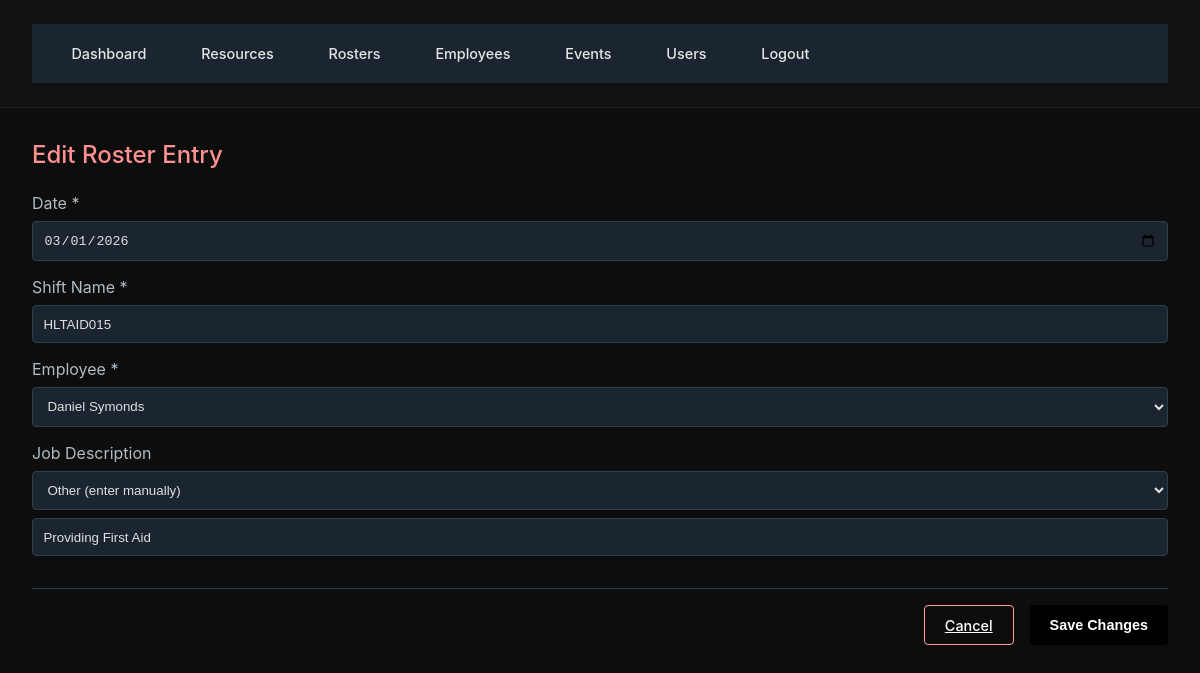
Before: /rosters/1/edit (signed in) with the older database file.
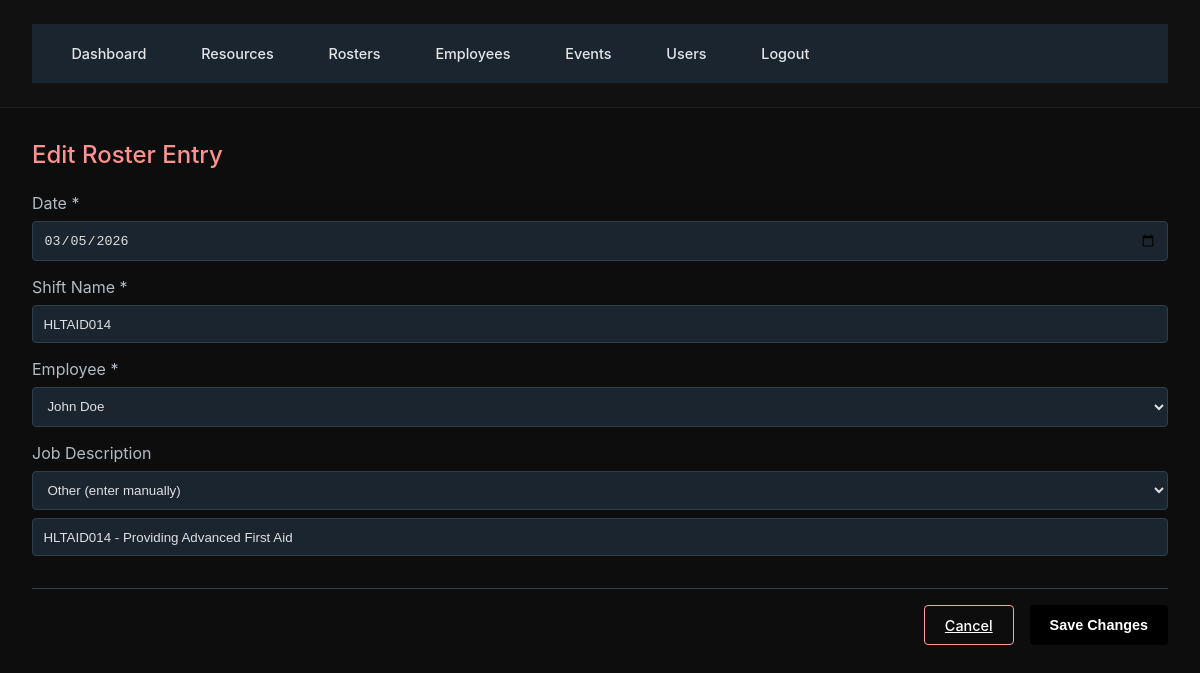
After: the same page with the newer database file.
### Database.py (models this page shows)
class Roster(db.Model):
    id = db.Column(db.Integer, primary_key=True)
    date = db.Column(db.Date, nullable=False)
    shift_name = db.Column(db.String(120), nullable=False)
    employee_id = db.Column(db.Integer, db.ForeignKey('employee.id'))
    job_description = db.Column(db.String(255))
    employee = db.relationship("Employee")

class Employee(db.Model):
    id = db.Column(db.Integer, primary_key=True)
    name = db.Column(db.String(120), nullable=False)
    age = db.Column(db.Integer)
    experience_years = db.Column(db.Integer)
    level_of_training = db.Column(db.String(120))
    training_status = db.Column(db.String(120))
    qualifications = db.relationship('Qualification', backref='employee', cascade='all, delete-orphan')

### app.py (the view, shortened to what this page needs)
    @app.route('/rosters/<int:roster_id>/edit', methods=['GET', 'POST'])
    @login_required
    @admin_required
    def edit_roster(roster_id):
        roster = Roster.query.get_or_404(roster_id)
        employees = Employee.query.all()
        events = Event.query.all()
        return render_template('edit_roster.html', roster=roster, employees=employees, events=events)

### app.py (called while the page is built)
def admin_required(f):
    @wraps(f)
    def wrapper(*args, **kwargs):
        if not current_user.is_admin:
            abort(403)
        return f(*args, **kwargs)
    return wrapper

### Templates/edit_roster.html (shortened to what this page needs)
{% extends "base.html" %}
{% block content %}
<div class="page-header">
  <h2 class="page-title">Edit Roster Entry</h2>
</div>
<form method="post" action="">
  <div style="margin-bottom: 1rem;">
    <label style="display: block; color: #b0bcc4; margin-bottom: 0.5rem;">Date *</label>
    <input type="date" name="date"
      value="{{ roster.date.year }}-{{ '%02d'|format(roster.date.month) }}-{{ '%02d'|format(roster.date.day) }}"
      required
      style="width: 100%; padding: 0.65rem; background: #1a252f; border: 1px solid #2d3f4d; color: #e0e0e0; border-radius: 4px;">
  </div>
  <div style="margin-bottom: 1rem;">
    <label style="display: block; color: #b0bcc4; margin-bottom: 0.5rem;">Shift Name *</label>
    <input type="text" name="shift_name" value="{{ roster.shift_name }}" required style="width: 100%; padding: 0.65rem; background: #1a252f; border: 1px solid #2d3f4d; color: #e0e0e0; border-radius: 4px;">
  </div>
  <div style="margin-bottom: 1rem;">
    <label style="display: block; color: #b0bcc4; margin-bottom: 0.5rem;">Employee *</label>
    <select name="employee_id" required style="width: 100%; padding: 0.65rem; background: #1a252f; border: 1px solid #2d3f4d; color: #e0e0e0; border-radius: 4px;">
      {% for emp in employees %}
      <option value="{{ emp.id }}" {% if emp.id == roster.employee_id %}selected{% endif %}>{{ emp.name }}</option>
      {% endfor %}
    </select>
  </div>
  <div style="margin-bottom: 2rem;">
    <label style="display: block; color: #b0bcc4; margin-bottom: 0.5rem;">Job Description</label>
    <select id="eventJobDescSelect" name="job_description_select" style="width: 100%; padding: 0.65rem; background: #1a252f; border: 1px solid #2d3f4d; color: #e0e0e0; border-radius: 4px; margin-bottom: 0.5rem;">
      <option value="__custom__" {% if roster.job_description and roster.job_description not in events|map(attribute='title')|list %}selected{% endif %}>Other (enter manually)</option>
    </select>
    {% set show_custom = roster.job_description and roster.job_description not in events|map(attribute='title')|list %}
    {% if show_custom %}
    <input id="customJobDescInput" type="text" name="job_description" placeholder="Enter job description" value="{{ roster.job_description }}"
      style="width: 100%; padding: 0.65rem; background: #1a252f; border: 1px solid #2d3f4d; color: #e0e0e0; border-radius: 4px;">
    {% else %}
    <input id="customJobDescInput" type="text" name="job_description" placeholder="Enter job description" value=""
      style="width: 100%; padding: 0.65rem; background: #1a252f; border: 1px solid #2d3f4d; color: #e0e0e0; border-radius: 4px; display: none;">
    {% endif %}
  </div>
  <div style="display: flex; gap: 1rem; justify-content: flex-end; padding-top: 1rem; border-top: 1px solid #2d3f4d;">
    <a href="{{ url_for('rosters') }}" class="btn btn-secondary">Cancel</a>
    <button type="submit" class="btn btn-primary">Save Changes</button>
  </div>
</form>
{% endblock %}

Changed rows visible on the page:
changed Roster "Other (enter manually)": date "03/01/2026" → "03/05/2026"; shift_name "HLTAID015" → "HLTAID014"; employee_id "Daniel Symonds" → "John Doe"; job_description "Providing First Aid" → "HLTAID014 - Providing Advanced First Aid"
